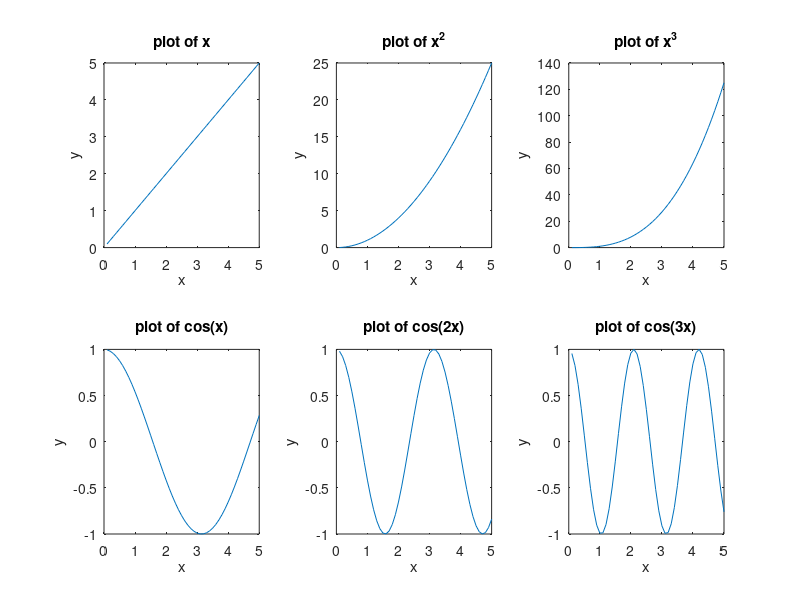

Recreate this plot in MATLAB.
x=0.1:.1:5;
subplot(2,3,1);plot(x,x);title('plot of x');
xlabel('x'); ylabel('y');
subplot(2,3,2);plot(x,x.^2);title('plot of x^2');
xlabel('x'); ylabel('y');
subplot(2,3,3),plot(x,x.^3);title('plot of x^3');
xlabel('x'); ylabel('y');
subplot(2,3,4),plot(x,cos(x));title('plot of cos(x)');
xlabel('x'); ylabel('y');
subplot(2,3,5),plot(x,cos(2*x));title('plot of cos(2x)');
xlabel('x'); ylabel('y');
subplot(2,3,6),plot(x,cos(3*x));title('plot of cos(3x)');
xlabel('x'); ylabel('y');